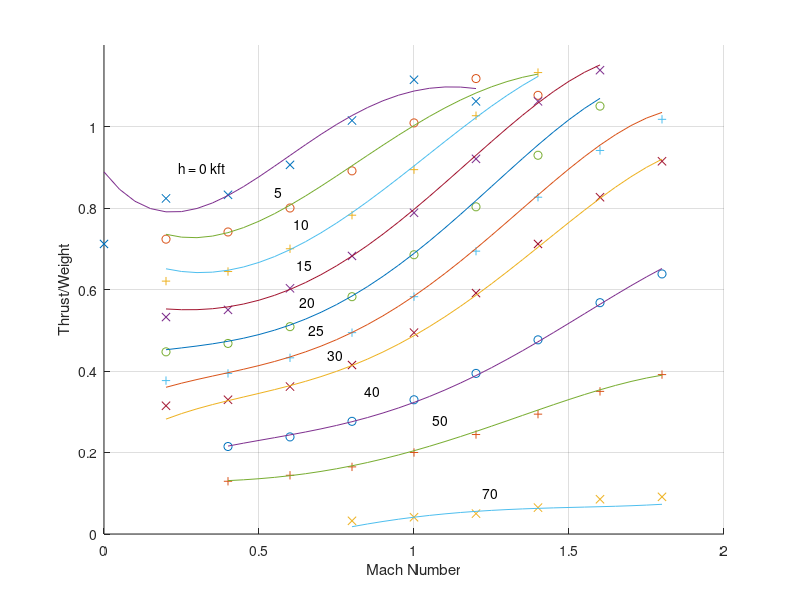

MATLAB code for this plot:
% Script f04_05.m; data and curve fits for F4H thrust vs. Mach 
% number M and altitude h (kft); fit made using 4th order poly-
% nomials in M and h (modification of Hedrick 1972);
%                                                  4/94, 4/2/02 
%
% Data:
M=[0:.2:1.8]; h=[0:5:30 40 50 70];     
%
T=NaN*ones(10);
T(1,1)=    [24.2                                            ];
T(2,1:7)=  [28.0 24.6 21.1 18.1 15.2 12.8 10.7              ];
T(3,1:9)=  [28.3 25.2 21.9 18.7 15.9 13.4 11.2  7.3  4.4    ];
T(4,1:9)=  [30.8 27.2 23.8 20.5 17.3 14.7 12.3  8.1  4.9    ];
T(5,:)=    [34.5 30.3 26.6 23.2 19.8 16.8 14.1  9.4  5.6 1.1];
T(6,:)=    [37.9 34.3 30.4 26.8 23.3 19.8 16.8 11.2  6.8 1.4];
T(7,:)=    [36.1 38.0 34.9 31.3 27.3 23.6 20.1 13.4  8.3 1.7];
T(8,2:10)= [     36.6 38.5 36.1 31.6 28.1 24.2 16.2 10.0 2.2];
T(9,4:10)= [               38.7 35.7 32.0 28.1 19.3 11.9 2.9];
T(10,6:10)=[                         34.6 31.1 21.7 13.3 3.1];
%
T=T/34;                        % Thrust in units of W = 34 klb
%
figure(1);  clf; hold on; 
plot(M,T(:,1),'x'); plot(M,T(:,2),'o'); plot(M,T(:,3),'+');
plot(M,T(:,4),'x'); plot(M,T(:,5),'o'); plot(M,T(:,6),'+'); 
plot(M,T(:,7),'x'); plot(M,T(:,8),'o'); plot(M,T(:,9),'+'); 
plot(M,T(:,10),'x'); 
xlabel('Mach Number'); ylabel('Thrust/Weight')
%
% Data fit:
Q=[3.0210e+001 -6.6820e-001 -6.8770e+000  1.9510e+000 -1.5120e-001; ...
  -3.3800e+001  3.3470e+000  1.8130e+001 -5.8650e+000  4.7570e-001; ...
   1.0080e+002 -7.7560e+001  5.4410e+000  2.8640e+000 -3.3550e-001; ...
  -7.8990e+001  1.0140e+002 -3.0280e+001  3.2360e+000 -1.0890e-001; ...
   1.8740e+001 -3.1600e+001  1.2040e+001 -1.7850e+000  9.4170e-002];
M=[0:.05:1.8];   h=[0:5:30 40 50 70]/10;
i=1; for j=1:25,
  T(i,j)=[1 M(j) M(j)^2 M(j)^3 M(j)^4]*Q*[1 h(i) h(i)^2 h(i)^3 h(i)^4]';
  end; plot(M(1:25),T(i,1:25)/34); hold on
for i=2:3, for j=5:29,
  T(i,j)=[1 M(j) M(j)^2 M(j)^3 M(j)^4]*Q*[1 h(i) h(i)^2 h(i)^3 h(i)^4]';
  end; end; plot(M(5:29),T(2:3,5:29)/34); 
for i=4:5, for j=5:33,
  T(i,j)=[1 M(j) M(j)^2 M(j)^3 M(j)^4]*Q*[1 h(i) h(i)^2 h(i)^3 h(i)^4]';
  end; end; plot(M(5:33),T(4:5,5:33)/34); 
for i=6:7, for j=5:37,
  T(i,j)=[1 M(j) M(j)^2 M(j)^3 M(j)^4]*Q*[1 h(i) h(i)^2 h(i)^3 h(i)^4]';
  end; end; plot(M(5:37),T(6:7,5:37)/34); 
for i=8:9, for j=9:37,
  T(i,j)=[1 M(j) M(j)^2 M(j)^3 M(j)^4]*Q*[1 h(i) h(i)^2 h(i)^3 h(i)^4]';
  end; end; plot(M(9:37),T(8:9,9:37)/34);
i=10; for j=17:37,
  T(i,j)=[1 M(j) M(j)^2 M(j)^3 M(j)^4]*Q*[1 h(i) h(i)^2 h(i)^3 h(i)^4]';
  end; plot(M(17:37),T(10,17:37)/34); 
hold off; grid;  axis([0 2 0 1.2])
text(.24,.9,'h = 0 kft'); text(.55,.84,'5'); text(.61,.76,'10');
text(.62,.66,'15'); text(.63,.57,'20'); text(.66,.50,'25');
text(.72,.44,'30'); text(.84,.35,'40');
text(1.06,.28,'50'); text(1.22,.1,'70');
%print -deps2 \book_do\figures\f04_05
